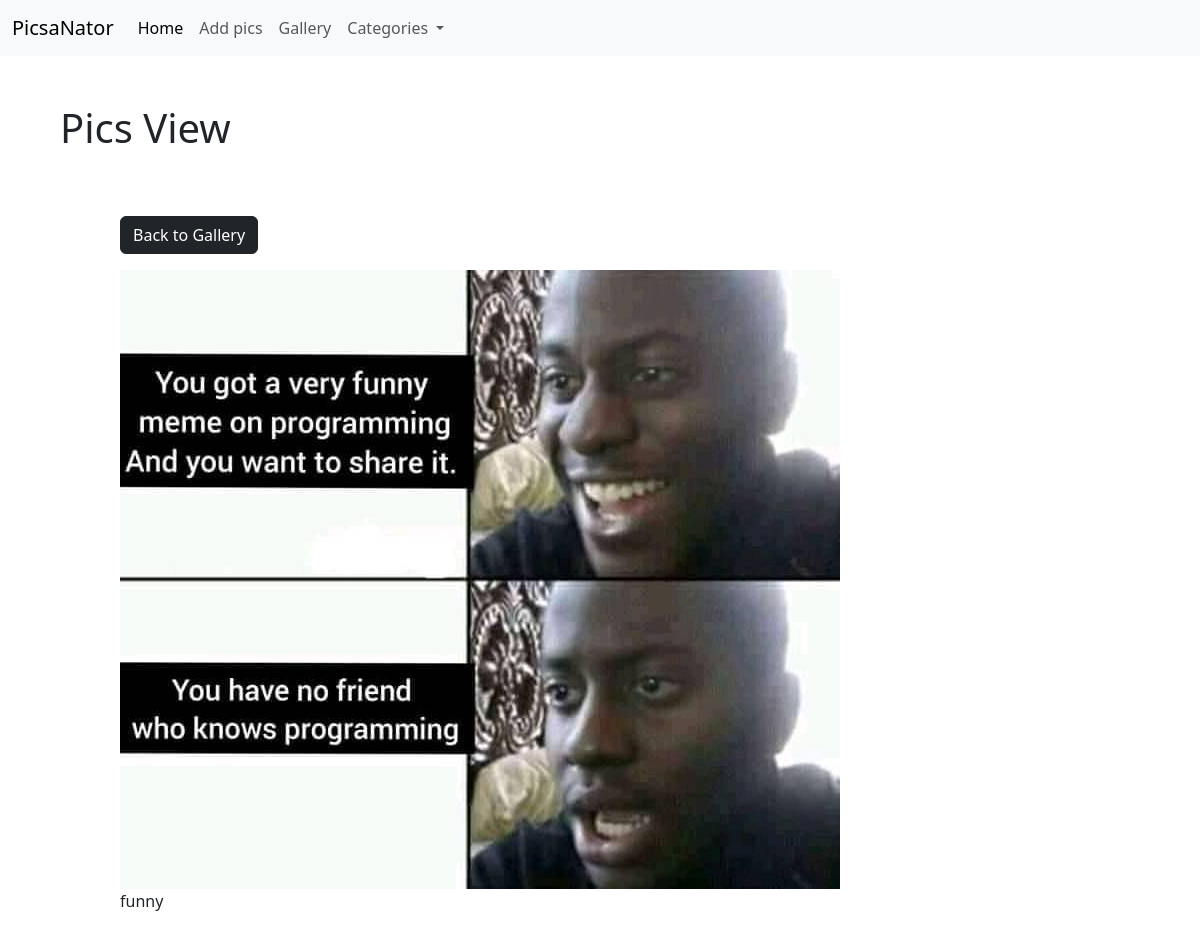
The app's page /picgallery/3/ with its own data.
### picgallery/models.py (models this page shows, shortened)
class Picture(models.Model):
  category =models.ForeignKey (Category, on_delete=models.SET_NULL, null=True, blank=True)
  image =models.ImageField(null=False, blank=False)
  description = models.TextField()

### picgallery/views.py (the view)
# urls.py: path('picgallery/<str:pk>/', views.view_photo, name='picgallery-view_photo'),
def view_photo(request,pk):
  picture = Picture.objects.get(id=pk)
  return render(request,'picgallery/view_photo.html',{'picture':picture})

### picgallery/templates/picgallery/view_photo.html
{% extends "picgallery/base.html" %}
  {% block content %}
  <h1>Pics View</h1>
  <div class="container m-5">
    <div class="row justify-content-center">
      <div class="col">
        <a href="{% url 'picgallery-gallery' %}" class="btn btn-dark my-3" >Back to Gallery</a>
        <div style="height: 90vh;">
          <img style="max-width: 100%; max-height: 100%"
               src="{{picture.image.url}}" alt="">
               <p>{{picture.description}}</p>
        </div>
      </div>
    </div>
  </div>
  {% endblock content %}

### records on screen
Picture: image (picture), description "funny"
